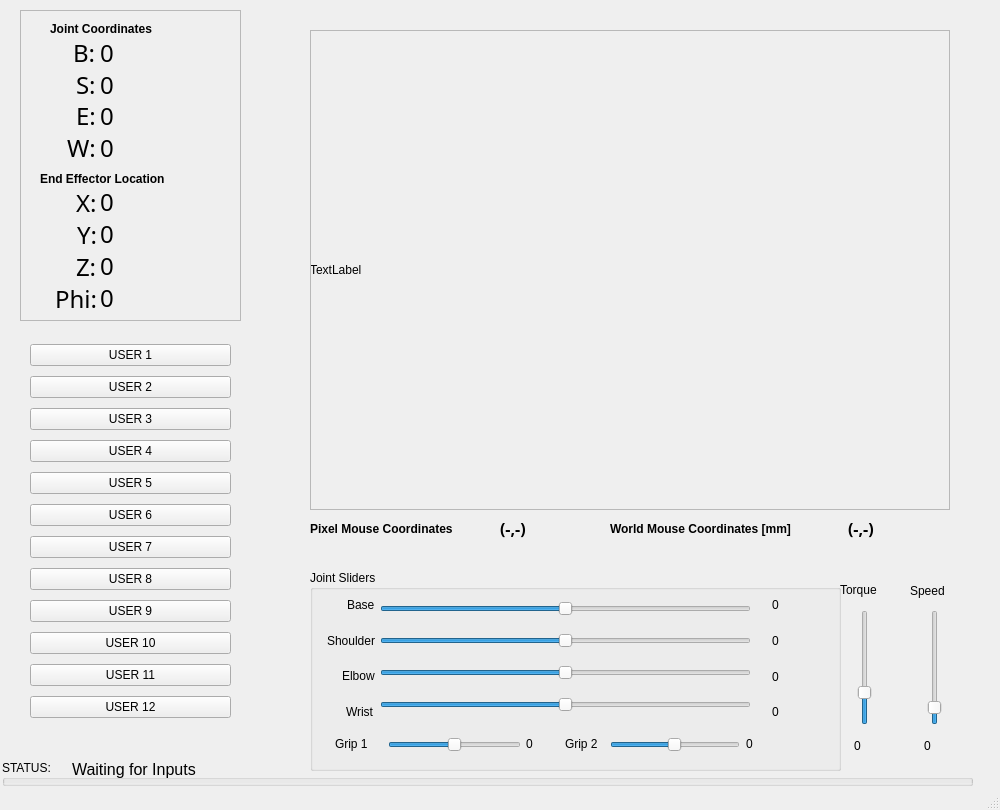
<?xml version="1.0" encoding="UTF-8"?>
<ui version="4.0">
 <class>MainWindow</class>
 <widget class="QMainWindow" name="MainWindow">
  <property name="geometry">
   <rect>
    <x>0</x>
    <y>0</y>
    <width>1000</width>
    <height>810</height>
   </rect>
  </property>
  <property name="windowTitle">
   <string>Rexarm GUI</string>
  </property>
  <widget class="QWidget" name="centralwidget">
   <widget class="QLabel" name="videoFrame">
    <property name="geometry">
     <rect>
      <x>310</x>
      <y>30</y>
      <width>640</width>
      <height>480</height>
     </rect>
    </property>
    <property name="text">
     <string>TextLabel</string>
    </property>
   </widget>
   <widget class="QGroupBox" name="SliderFrame">
    <property name="geometry">
     <rect>
      <x>310</x>
      <y>570</y>
      <width>531</width>
      <height>201</height>
     </rect>
    </property>
    <property name="title">
     <string>Joint Sliders</string>
    </property>
    <widget class="QWidget" name="layoutWidget">
     <property name="geometry">
      <rect>
       <x>0</x>
       <y>20</y>
       <width>65</width>
       <height>136</height>
      </rect>
     </property>
     <layout class="QVBoxLayout" name="verticalLayout">
      <item alignment="Qt::AlignRight">
       <widget class="QLabel" name="BLabelS">
        <property name="text">
         <string>Base</string>
        </property>
       </widget>
      </item>
      <item alignment="Qt::AlignRight">
       <widget class="QLabel" name="SLabelS">
        <property name="text">
         <string>Shoulder</string>
        </property>
       </widget>
      </item>
      <item alignment="Qt::AlignRight">
       <widget class="QLabel" name="ELabelS">
        <property name="text">
         <string>Elbow</string>
        </property>
       </widget>
      </item>
      <item alignment="Qt::AlignRight">
       <widget class="QLabel" name="WLabelS">
        <property name="text">
         <string>Wrist</string>
        </property>
       </widget>
      </item>
     </layout>
    </widget>
    <widget class="QWidget" name="layoutWidget">
     <property name="geometry">
      <rect>
       <x>70</x>
       <y>20</y>
       <width>371</width>
       <height>136</height>
      </rect>
     </property>
     <layout class="QVBoxLayout" name="verticalLayout_2">
      <item>
       <widget class="QSlider" name="sldrBase">
        <property name="minimum">
         <number>-179</number>
        </property>
        <property name="maximum">
         <number>180</number>
        </property>
        <property name="orientation">
         <enum>Qt::Horizontal</enum>
        </property>
       </widget>
      </item>
      <item>
       <widget class="QSlider" name="sldrShoulder">
        <property name="minimum">
         <number>-179</number>
        </property>
        <property name="maximum">
         <number>180</number>
        </property>
        <property name="orientation">
         <enum>Qt::Horizontal</enum>
        </property>
       </widget>
      </item>
      <item>
       <widget class="QSlider" name="sldrElbow">
        <property name="minimum">
         <number>-179</number>
        </property>
        <property name="maximum">
         <number>180</number>
        </property>
        <property name="orientation">
         <enum>Qt::Horizontal</enum>
        </property>
       </widget>
      </item>
      <item>
       <widget class="QSlider" name="sldrWrist">
        <property name="minimum">
         <number>-179</number>
        </property>
        <property name="maximum">
         <number>180</number>
        </property>
        <property name="orientation">
         <enum>Qt::Horizontal</enum>
        </property>
       </widget>
      </item>
     </layout>
    </widget>
    <widget class="QWidget" name="layoutWidget">
     <property name="geometry">
      <rect>
       <x>462</x>
       <y>20</y>
       <width>51</width>
       <height>137</height>
      </rect>
     </property>
     <layout class="QVBoxLayout" name="verticalLayout_6">
      <item>
       <widget class="QLabel" name="rdoutBase">
        <property name="text">
         <string>0</string>
        </property>
       </widget>
      </item>
      <item>
       <widget class="QLabel" name="rdoutShoulder">
        <property name="text">
         <string>0</string>
        </property>
       </widget>
      </item>
      <item>
       <widget class="QLabel" name="rdoutElbow">
        <property name="text">
         <string>0</string>
        </property>
       </widget>
      </item>
      <item>
       <widget class="QLabel" name="rdoutWrist">
        <property name="text">
         <string>0</string>
        </property>
       </widget>
      </item>
     </layout>
    </widget>
    <widget class="QSlider" name="sldrGrip1">
     <property name="geometry">
      <rect>
       <x>78</x>
       <y>160</y>
       <width>133</width>
       <height>29</height>
      </rect>
     </property>
     <property name="minimum">
      <number>-179</number>
     </property>
     <property name="maximum">
      <number>180</number>
     </property>
     <property name="orientation">
      <enum>Qt::Horizontal</enum>
     </property>
    </widget>
    <widget class="QSlider" name="sldrGrip2">
     <property name="geometry">
      <rect>
       <x>300</x>
       <y>160</y>
       <width>130</width>
       <height>29</height>
      </rect>
     </property>
     <property name="minimum">
      <number>-179</number>
     </property>
     <property name="maximum">
      <number>180</number>
     </property>
     <property name="orientation">
      <enum>Qt::Horizontal</enum>
     </property>
    </widget>
    <widget class="QLabel" name="G1LableS">
     <property name="geometry">
      <rect>
       <x>25</x>
       <y>165</y>
       <width>41</width>
       <height>17</height>
      </rect>
     </property>
     <property name="text">
      <string>Grip 1</string>
     </property>
    </widget>
    <widget class="QLabel" name="rdoutGrip1">
     <property name="geometry">
      <rect>
       <x>216</x>
       <y>160</y>
       <width>49</width>
       <height>28</height>
      </rect>
     </property>
     <property name="text">
      <string>0</string>
     </property>
    </widget>
    <widget class="QLabel" name="rdoutGrip2">
     <property name="geometry">
      <rect>
       <x>436</x>
       <y>160</y>
       <width>49</width>
       <height>28</height>
      </rect>
     </property>
     <property name="text">
      <string>0</string>
     </property>
    </widget>
   </widget>
   <widget class="QSlider" name="sldrMaxTorque">
    <property name="geometry">
     <rect>
      <x>850</x>
      <y>610</y>
      <width>30</width>
      <height>115</height>
     </rect>
    </property>
    <property name="maximum">
     <number>100</number>
    </property>
    <property name="value">
     <number>25</number>
    </property>
    <property name="orientation">
     <enum>Qt::Vertical</enum>
    </property>
   </widget>
   <widget class="QLabel" name="TqLabel">
    <property name="geometry">
     <rect>
      <x>840</x>
      <y>580</y>
      <width>52</width>
      <height>20</height>
     </rect>
    </property>
    <property name="text">
     <string>Torque</string>
    </property>
   </widget>
   <widget class="QSlider" name="sldrSpeed">
    <property name="geometry">
     <rect>
      <x>920</x>
      <y>610</y>
      <width>29</width>
      <height>115</height>
     </rect>
    </property>
    <property name="maximum">
     <number>100</number>
    </property>
    <property name="value">
     <number>10</number>
    </property>
    <property name="orientation">
     <enum>Qt::Vertical</enum>
    </property>
   </widget>
   <widget class="QLabel" name="SpLabel">
    <property name="geometry">
     <rect>
      <x>910</x>
      <y>580</y>
      <width>41</width>
      <height>21</height>
     </rect>
    </property>
    <property name="text">
     <string>Speed</string>
    </property>
   </widget>
   <widget class="QFrame" name="OutputFrame">
    <property name="geometry">
     <rect>
      <x>20</x>
      <y>10</y>
      <width>221</width>
      <height>311</height>
     </rect>
    </property>
    <property name="frameShape">
     <enum>QFrame::StyledPanel</enum>
    </property>
    <property name="frameShadow">
     <enum>QFrame::Raised</enum>
    </property>
    <widget class="QLabel" name="JointCoordLabel">
     <property name="geometry">
      <rect>
       <x>30</x>
       <y>10</y>
       <width>141</width>
       <height>17</height>
      </rect>
     </property>
     <property name="font">
      <font>
       <weight>75</weight>
       <bold>true</bold>
      </font>
     </property>
     <property name="text">
      <string>Joint Coordinates</string>
     </property>
    </widget>
    <widget class="QLabel" name="WorldCoordLabel">
     <property name="geometry">
      <rect>
       <x>20</x>
       <y>160</y>
       <width>161</width>
       <height>17</height>
      </rect>
     </property>
     <property name="font">
      <font>
       <weight>75</weight>
       <bold>true</bold>
      </font>
     </property>
     <property name="text">
      <string>End Effector Location</string>
     </property>
    </widget>
    <widget class="QWidget" name="layoutWidget_2">
     <property name="geometry">
      <rect>
       <x>80</x>
       <y>30</y>
       <width>131</width>
       <height>120</height>
      </rect>
     </property>
     <layout class="QVBoxLayout" name="verticalLayout_8">
      <item alignment="Qt::AlignLeft">
       <widget class="QLabel" name="rdoutBaseJC">
        <property name="font">
         <font>
          <family>Ubuntu Mono</family>
          <pointsize>18</pointsize>
         </font>
        </property>
        <property name="text">
         <string>0</string>
        </property>
       </widget>
      </item>
      <item alignment="Qt::AlignLeft">
       <widget class="QLabel" name="rdoutShoulderJC">
        <property name="font">
         <font>
          <family>Ubuntu Mono</family>
          <pointsize>18</pointsize>
         </font>
        </property>
        <property name="text">
         <string>0</string>
        </property>
       </widget>
      </item>
      <item alignment="Qt::AlignLeft">
       <widget class="QLabel" name="rdoutElbowJC">
        <property name="font">
         <font>
          <family>Ubuntu Mono</family>
          <pointsize>18</pointsize>
         </font>
        </property>
        <property name="text">
         <string>0</string>
        </property>
       </widget>
      </item>
      <item alignment="Qt::AlignLeft">
       <widget class="QLabel" name="rdoutWristJC">
        <property name="font">
         <font>
          <family>Ubuntu Mono</family>
          <pointsize>18</pointsize>
         </font>
        </property>
        <property name="text">
         <string>0</string>
        </property>
       </widget>
      </item>
     </layout>
    </widget>
    <widget class="QWidget" name="layoutWidget_3">
     <property name="geometry">
      <rect>
       <x>10</x>
       <y>30</y>
       <width>66</width>
       <height>120</height>
      </rect>
     </property>
     <layout class="QVBoxLayout" name="verticalLayout_9">
      <item alignment="Qt::AlignRight">
       <widget class="QLabel" name="BLabel">
        <property name="font">
         <font>
          <family>Ubuntu Mono</family>
          <pointsize>18</pointsize>
         </font>
        </property>
        <property name="text">
         <string>B:</string>
        </property>
       </widget>
      </item>
      <item alignment="Qt::AlignRight">
       <widget class="QLabel" name="SLabel">
        <property name="font">
         <font>
          <family>Ubuntu Mono</family>
          <pointsize>18</pointsize>
         </font>
        </property>
        <property name="text">
         <string>S:</string>
        </property>
       </widget>
      </item>
      <item alignment="Qt::AlignRight">
       <widget class="QLabel" name="ELabel">
        <property name="font">
         <font>
          <family>Ubuntu Mono</family>
          <pointsize>18</pointsize>
         </font>
        </property>
        <property name="text">
         <string>E:</string>
        </property>
       </widget>
      </item>
      <item alignment="Qt::AlignRight">
       <widget class="QLabel" name="WLabel">
        <property name="font">
         <font>
          <family>Ubuntu Mono</family>
          <pointsize>18</pointsize>
         </font>
        </property>
        <property name="text">
         <string>W:</string>
        </property>
       </widget>
      </item>
     </layout>
    </widget>
    <widget class="QWidget" name="layoutWidget_4">
     <property name="geometry">
      <rect>
       <x>80</x>
       <y>179</y>
       <width>131</width>
       <height>121</height>
      </rect>
     </property>
     <layout class="QVBoxLayout" name="verticalLayout_12">
      <item alignment="Qt::AlignLeft">
       <widget class="QLabel" name="rdoutX">
        <property name="font">
         <font>
          <family>Ubuntu Mono</family>
          <pointsize>18</pointsize>
         </font>
        </property>
        <property name="text">
         <string>0</string>
        </property>
       </widget>
      </item>
      <item alignment="Qt::AlignLeft">
       <widget class="QLabel" name="rdoutY">
        <property name="font">
         <font>
          <family>Ubuntu Mono</family>
          <pointsize>18</pointsize>
         </font>
        </property>
        <property name="text">
         <string>0</string>
        </property>
       </widget>
      </item>
      <item alignment="Qt::AlignLeft">
       <widget class="QLabel" name="rdoutZ">
        <property name="font">
         <font>
          <family>Ubuntu Mono</family>
          <pointsize>18</pointsize>
         </font>
        </property>
        <property name="text">
         <string>0</string>
        </property>
       </widget>
      </item>
      <item alignment="Qt::AlignLeft">
       <widget class="QLabel" name="rdoutT">
        <property name="font">
         <font>
          <family>Ubuntu Mono</family>
          <pointsize>18</pointsize>
         </font>
        </property>
        <property name="text">
         <string>0</string>
        </property>
       </widget>
      </item>
     </layout>
    </widget>
    <widget class="QWidget" name="layoutWidget_5">
     <property name="geometry">
      <rect>
       <x>11</x>
       <y>180</y>
       <width>66</width>
       <height>121</height>
      </rect>
     </property>
     <layout class="QVBoxLayout" name="verticalLayout_13">
      <item alignment="Qt::AlignRight">
       <widget class="QLabel" name="XLabel">
        <property name="font">
         <font>
          <family>Ubuntu Mono</family>
          <pointsize>18</pointsize>
         </font>
        </property>
        <property name="text">
         <string>X:</string>
        </property>
       </widget>
      </item>
      <item alignment="Qt::AlignRight">
       <widget class="QLabel" name="YLabel">
        <property name="font">
         <font>
          <family>Ubuntu Mono</family>
          <pointsize>18</pointsize>
         </font>
        </property>
        <property name="text">
         <string>Y:</string>
        </property>
       </widget>
      </item>
      <item alignment="Qt::AlignRight">
       <widget class="QLabel" name="ZLabel">
        <property name="font">
         <font>
          <family>Ubuntu Mono</family>
          <pointsize>18</pointsize>
         </font>
        </property>
        <property name="text">
         <string>Z:</string>
        </property>
       </widget>
      </item>
      <item alignment="Qt::AlignRight">
       <widget class="QLabel" name="TLabel">
        <property name="enabled">
         <bool>true</bool>
        </property>
        <property name="font">
         <font>
          <family>Ubuntu Mono</family>
          <pointsize>18</pointsize>
         </font>
        </property>
        <property name="text">
         <string>Phi:</string>
        </property>
       </widget>
      </item>
     </layout>
    </widget>
   </widget>
   <widget class="QLabel" name="rdoutTorq">
    <property name="geometry">
     <rect>
      <x>854</x>
      <y>732</y>
      <width>50</width>
      <height>28</height>
     </rect>
    </property>
    <property name="text">
     <string>0</string>
    </property>
   </widget>
   <widget class="QLabel" name="rdoutSpeed">
    <property name="geometry">
     <rect>
      <x>924</x>
      <y>732</y>
      <width>49</width>
      <height>28</height>
     </rect>
    </property>
    <property name="text">
     <string>0</string>
    </property>
   </widget>
   <widget class="QWidget" name="layoutWidget">
    <property name="geometry">
     <rect>
      <x>20</x>
      <y>330</y>
      <width>221</width>
      <height>410</height>
     </rect>
    </property>
    <layout class="QVBoxLayout" name="Group2">
     <property name="margin">
      <number>10</number>
     </property>
     <item>
      <widget class="QPushButton" name="btnUser1">
       <property name="text">
        <string>USER 1</string>
       </property>
      </widget>
     </item>
     <item>
      <widget class="QPushButton" name="btnUser2">
       <property name="text">
        <string>USER 2</string>
       </property>
      </widget>
     </item>
     <item>
      <widget class="QPushButton" name="btnUser3">
       <property name="text">
        <string>USER 3</string>
       </property>
      </widget>
     </item>
     <item>
      <widget class="QPushButton" name="btnUser4">
       <property name="text">
        <string>USER 4</string>
       </property>
      </widget>
     </item>
     <item>
      <widget class="QPushButton" name="btnUser5">
       <property name="text">
        <string>USER 5</string>
       </property>
      </widget>
     </item>
     <item>
      <widget class="QPushButton" name="btnUser6">
       <property name="text">
        <string>USER 6</string>
       </property>
      </widget>
     </item>
     <item>
      <widget class="QPushButton" name="btnUser7">
       <property name="text">
        <string>USER 7</string>
       </property>
      </widget>
     </item>
     <item>
      <widget class="QPushButton" name="btnUser8">
       <property name="text">
        <string>USER 8</string>
       </property>
      </widget>
     </item>
     <item>
      <widget class="QPushButton" name="btnUser9">
       <property name="text">
        <string>USER 9</string>
       </property>
      </widget>
     </item>
     <item>
      <widget class="QPushButton" name="btnUser10">
       <property name="text">
        <string>USER 10</string>
       </property>
       <property name="autoRepeatDelay">
        <number>300</number>
       </property>
      </widget>
     </item>
     <item>
      <widget class="QPushButton" name="btnUser11">
       <property name="text">
        <string>USER 11</string>
       </property>
       <property name="autoRepeatDelay">
        <number>300</number>
       </property>
      </widget>
     </item>
     <item>
      <widget class="QPushButton" name="btnUser12">
       <property name="text">
        <string>USER 12</string>
       </property>
       <property name="autoRepeatDelay">
        <number>300</number>
       </property>
      </widget>
     </item>
    </layout>
   </widget>
   <widget class="QFrame" name="VidFrame">
    <property name="geometry">
     <rect>
      <x>310</x>
      <y>30</y>
      <width>640</width>
      <height>480</height>
     </rect>
    </property>
    <property name="frameShape">
     <enum>QFrame::StyledPanel</enum>
    </property>
    <property name="frameShadow">
     <enum>QFrame::Raised</enum>
    </property>
   </widget>
   <widget class="QLabel" name="PixelCoordLabel">
    <property name="geometry">
     <rect>
      <x>310</x>
      <y>520</y>
      <width>181</width>
      <height>17</height>
     </rect>
    </property>
    <property name="font">
     <font>
      <weight>75</weight>
      <bold>true</bold>
     </font>
    </property>
    <property name="text">
     <string>Pixel Mouse Coordinates</string>
    </property>
   </widget>
   <widget class="QLabel" name="PixelCoordLabel_2">
    <property name="geometry">
     <rect>
      <x>610</x>
      <y>520</y>
      <width>231</width>
      <height>17</height>
     </rect>
    </property>
    <property name="font">
     <font>
      <weight>75</weight>
      <bold>true</bold>
     </font>
    </property>
    <property name="text">
     <string>World Mouse Coordinates [mm]</string>
    </property>
   </widget>
   <widget class="QLabel" name="rdoutMousePixels">
    <property name="geometry">
     <rect>
      <x>500</x>
      <y>516</y>
      <width>101</width>
      <height>25</height>
     </rect>
    </property>
    <property name="font">
     <font>
      <family>Ubuntu Mono</family>
      <pointsize>12</pointsize>
      <weight>75</weight>
      <bold>true</bold>
     </font>
    </property>
    <property name="text">
     <string>(-,-)</string>
    </property>
    <property name="textFormat">
     <enum>Qt::AutoText</enum>
    </property>
   </widget>
   <widget class="QLabel" name="rdoutMouseWorld">
    <property name="geometry">
     <rect>
      <x>848</x>
      <y>516</y>
      <width>101</width>
      <height>25</height>
     </rect>
    </property>
    <property name="font">
     <font>
      <family>Ubuntu Mono</family>
      <pointsize>12</pointsize>
      <weight>75</weight>
      <bold>true</bold>
     </font>
    </property>
    <property name="text">
     <string>(-,-)</string>
    </property>
    <property name="textFormat">
     <enum>Qt::AutoText</enum>
    </property>
   </widget>
   <widget class="QGroupBox" name="groupBox">
    <property name="geometry">
     <rect>
      <x>2</x>
      <y>760</y>
      <width>971</width>
      <height>26</height>
     </rect>
    </property>
    <property name="title">
     <string>STATUS: </string>
    </property>
    <widget class="QLabel" name="rdoutStatus">
     <property name="geometry">
      <rect>
       <x>70</x>
       <y>0</y>
       <width>905</width>
       <height>18</height>
      </rect>
     </property>
     <property name="font">
      <font>
       <pointsize>12</pointsize>
      </font>
     </property>
     <property name="text">
      <string>Waiting for Inputs</string>
     </property>
     <property name="textFormat">
      <enum>Qt::AutoText</enum>
     </property>
    </widget>
   </widget>
   <widget class="QLabel" name="G2lableS">
    <property name="geometry">
     <rect>
      <x>565</x>
      <y>735</y>
      <width>41</width>
      <height>17</height>
     </rect>
    </property>
    <property name="text">
     <string>Grip 2</string>
    </property>
   </widget>
   <zorder>videoFrame</zorder>
   <zorder>SliderFrame</zorder>
   <zorder>sldrMaxTorque</zorder>
   <zorder>TqLabel</zorder>
   <zorder>sldrSpeed</zorder>
   <zorder>SpLabel</zorder>
   <zorder>OutputFrame</zorder>
   <zorder>rdoutTorq</zorder>
   <zorder>rdoutSpeed</zorder>
   <zorder>layoutWidget</zorder>
   <zorder>VidFrame</zorder>
   <zorder>PixelCoordLabel</zorder>
   <zorder>PixelCoordLabel_2</zorder>
   <zorder>rdoutMousePixels</zorder>
   <zorder>rdoutMouseWorld</zorder>
   <zorder>G2lableS</zorder>
   <zorder>groupBox</zorder>
  </widget>
  <widget class="QStatusBar" name="statusbar"/>
 </widget>
 <resources/>
 <connections/>
</ui>
